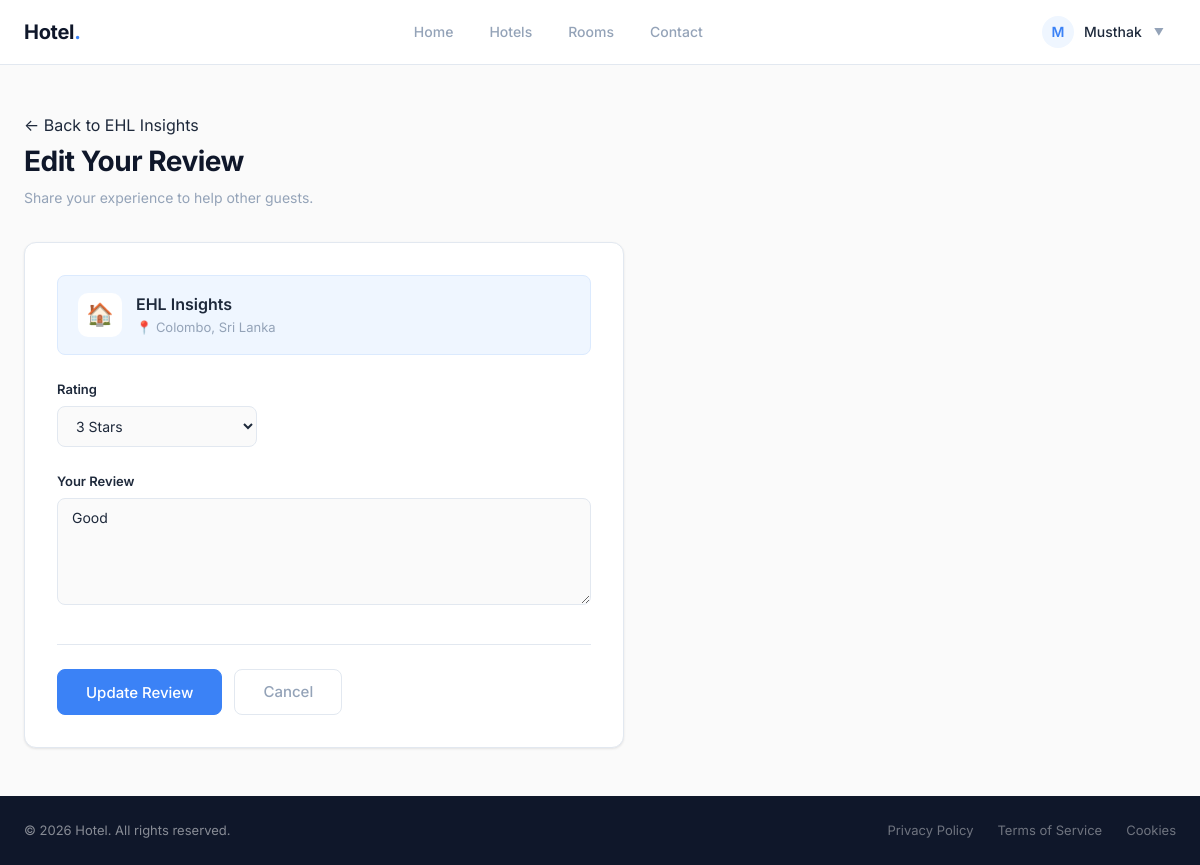
/reviews/1/edit/ (signed in), run on the app's committed database.
### accounts/models.py (models this page shows, shortened)
class CustomUser(AbstractUser):
    ROLE_CHOICES = (
        ("customer", "Customer"),
        ("owner", "Hotel Owner"),
    )
    email = models.EmailField(unique=True)
    phone_number = models.CharField(
        max_length=15,
        blank=True
    )
    role = models.CharField(
        max_length=20,
        choices=ROLE_CHOICES,
        default="customer"
    )
    USERNAME_FIELD = "email"
    REQUIRED_FIELDS = ["username"]

### hotels/models.py (models this page shows, shortened)
class Hotel(models.Model):
    owner = models.ForeignKey(
        CustomUser,
        on_delete=models.CASCADE,
        related_name="hotels"
    )
    name = models.CharField(max_length=200)
    description = models.TextField()
    address = models.TextField()
    city = models.CharField(max_length=100)
    country = models.CharField(max_length=100)
    phone_number = models.CharField(max_length=15, blank=True)
    email = models.EmailField(blank=True)
    image = models.ImageField(
        upload_to="hotels/",
        blank=True,
        null=True
    )
    is_active = models.BooleanField(default=True)
    created_at = models.DateTimeField(auto_now_add=True)
    updated_at = models.DateTimeField(auto_now=True)

### reviews/models.py (models this page shows, shortened)
class Review(models.Model):
    RATING_CHOICES = (
        (1, "1 Star"),
        (2, "2 Stars"),
        (3, "3 Stars"),
        (4, "4 Stars"),
        (5, "5 Stars"),
    )
    user = models.ForeignKey(
        CustomUser,
        on_delete=models.CASCADE,
        related_name="reviews"
    )
    hotel = models.ForeignKey(
        Hotel,
        on_delete=models.CASCADE,
        related_name="reviews"
    )
    rating = models.PositiveSmallIntegerField(
        choices=RATING_CHOICES
    )
    comment = models.TextField()
    created_at = models.DateTimeField(
        auto_now_add=True
    )
    updated_at = models.DateTimeField(
        auto_now=True
    )
    class Meta:
        ordering = ["-created_at"]
        constraints = [
            models.UniqueConstraint(
                fields=["user", "hotel"],
                name="unique_user_hotel_review"
            )
        ]

### reviews/views.py (the view, shortened to what this page needs)
class ReviewUpdateView(
    LoginRequiredMixin,
    UserPassesTestMixin,
    UpdateView
):
    model = Review
    form_class = ReviewForm
    template_name = (
        "reviews/review_form.html"
    )
    def test_func(self):
        review = self.get_object()
        return self.request.user == review.user
    def get_context_data(self, **kwargs):
        context = super().get_context_data(**kwargs)
        context["hotel"] = self.object.hotel
        return context

### reviews/forms.py
class ReviewForm(forms.ModelForm):
    class Meta:
        model = Review
        fields = (
            "rating",
            "comment",
        )
        widgets = {
            "comment": forms.Textarea(
                attrs={
                    "rows": 5,
                    "class": "form-control"
                }
            ),
            "rating": forms.Select(
                attrs={
                    "class": "form-control"
                }
            ),
        }

### reviews/templates/reviews/review_form.html (shortened to what this page needs)
{% extends "base.html" %}
{% block content %}
<div class="container">
  <a href="{% url 'hotels:hotel_detail' hotel.id %}" class="back-link reveal">&larr; Back to {{ hotel.name }}</a>
  <div class="form-page-header reveal">
    <h1>{% if review %}Edit Your Review{% else %}Write a Review{% endif %}</h1>
    <p>Share your experience to help other guests.</p>
  </div>
  <div class="form-card reveal">
    <div class="hotel-info-card">
      <div class="icon">&#127968;</div>
      <div>
        <div class="name">{{ hotel.name }}</div>
        <div class="location">&#128205; {{ hotel.city }}, {{ hotel.country }}</div>
      </div>
    </div>
    <form method="post">
      <div class="field-group">
        <label for="{{ form.rating.id_for_label }}">Rating</label>
        <div class="star-row">
          {{ form.rating }}
        </div>
      </div>
      <div class="field-group">
        <label for="{{ form.comment.id_for_label }}">Your Review</label>
        {{ form.comment }}
      </div>
      <div class="form-actions">
        <button type="submit" class="btn btn-primary">
          {% if review %}Update Review{% else %}Submit Review{% endif %}
        </button>
        <a href="{% url 'hotels:hotel_detail' hotel.id %}" class="btn btn-secondary">Cancel</a>
      </div>
    </form>
  </div>
</div>
{% endblock content %}

### templates/base.html (shortened to what this page needs)
<!doctype html>
<html lang="en">
  <head>
  </head>
  <body>
    <nav>
      <div class="container">
        <a href="{% url 'home' %}" class="logo">Hotel<span>.</span></a>
        <ul class="nav-links">
          <li>
            <a
              href="{% url 'home' %}"
              class="{% if request.path == '/' %}active{% endif %}"
              >Home</a
            >
          </li>
          <li>
            <a
              href="{% url 'hotels:hotel_list' %}"
              class="{% if '/hotels/' in request.path %}active{% endif %}"
              >Hotels</a
            >
          </li>
          <li>
            <a
              href="{% url 'rooms:room_list' %}"
              class="{% if '/rooms/' in request.path %}active{% endif %}"
              >Rooms</a
            >
          </li>
          <li><a href="{% url 'contact' %}" class="{% if '/accounts/contact/' in request.path %}active{% endif %}">Contact</a></li>
        </ul>
        <div class="nav-actions">
          {% if user.is_authenticated %}
          <div class="user-menu" id="userMenu">
            <div class="user-badge" id="userToggle">
              <span class="avatar">{{ user.username|first|upper }}</span>
              <span>{{ user.username }}</span>
              <span class="chevron" id="chevron">&#9660;</span>
            </div>
          </div>
          {% else %}
          <a href="{% url 'login' %}" class="btn">Log in</a>
          <a href="{% url 'signup' %}" class="btn btn-primary">Sign up</a>
          {% endif %}
        </div>
      </div>
    </nav>
    <main class="fade-in">
       {% block content %}{% endblock content %}
    </main>
    <footer>
      <div class="container">
        <div class="footer-inner">
          <p>&copy; {% now "Y" %} Hotel. All rights reserved.</p>
          <div class="footer-links">
            <a href="#">Privacy Policy</a>
            <a href="#">Terms of Service</a>
            <a href="#">Cookies</a>
          </div>
        </div>
      </div>
    </footer>
  </body>
</html>

### data on the page
CustomUser: username|first "M", username "Musthak"
Hotel: name "EHL Insights", city "Colombo", country "Sri Lanka"
Review: rating "3 Stars", comment "Good"
